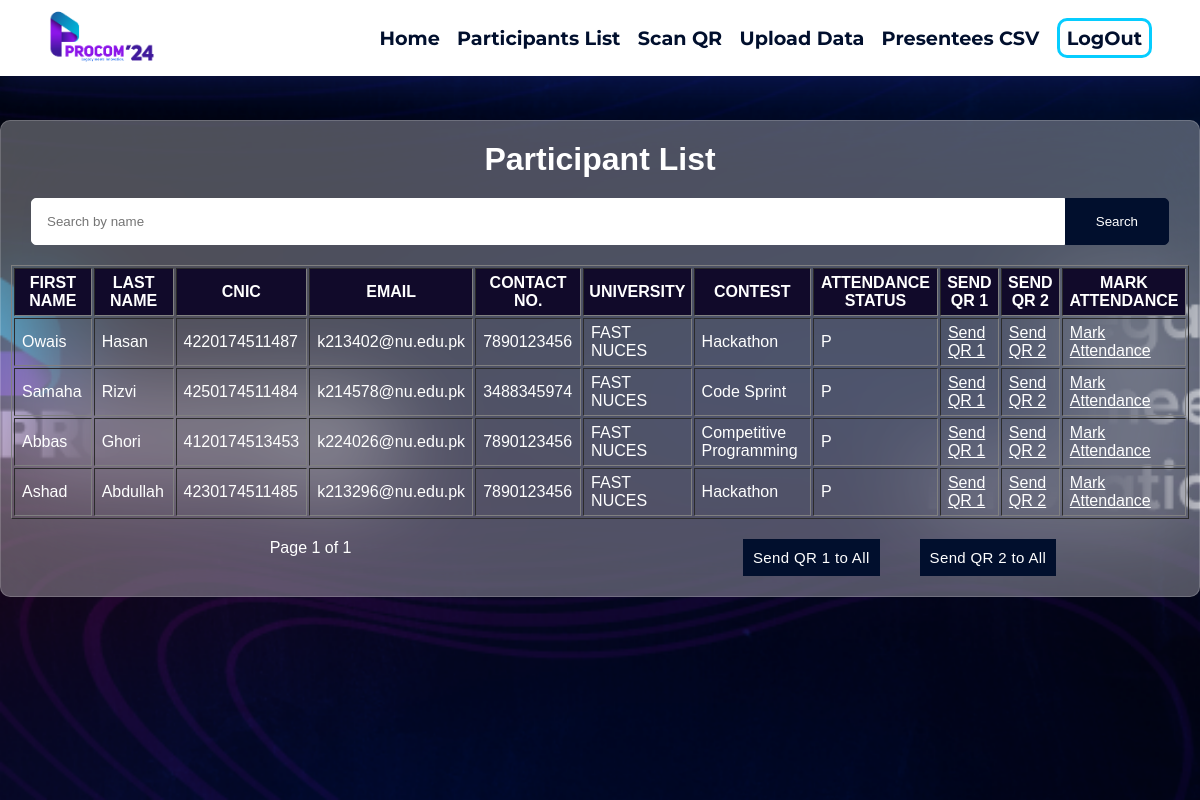
Page /participants/ (signed in) on the committed database.
### registration/models.py (models this page shows, shortened)
class Participants(models.Model):
    participantID = models.AutoField(primary_key=True)
    firstname = models.CharField(max_length=255)
    lastname = models.CharField(max_length=255)
    cnic = models.CharField(max_length=13, unique=True, default='')  # CNIC field added
    email = models.EmailField()
    phonenumber = models.CharField(max_length=20)
    universityname = models.CharField(max_length=255)
    contestname = models.CharField(max_length=255)
    attendanceStatus = models.CharField(max_length=255, default='A')

### registration/views.py (the view)
# urls.py: path('participants/', participant_list, name='participant_list'),
def participant_list(request):
    if 'user_id' in request.session:
        search_query = request.GET.get('search', '')
        page = request.GET.get('page', 1)
        print(request.user)
        if search_query:
            search_terms = search_query.split()
            first_name_q = Q()
            last_name_q = Q()
            for term in search_terms:
                first_name_q |= Q(firstname__icontains=term)
                last_name_q |= Q(lastname__icontains=term)
            participants = Participants.objects.filter(first_name_q | last_name_q)
        else:
            participants = Participants.objects.all()
        paginator = Paginator(participants, 10)  # Show 10 participants per page
        try:
            participants = paginator.page(page)
        except PageNotAnInteger:
            participants = paginator.page(1)
        except EmptyPage:
            participants = paginator.page(paginator.num_pages)
        context = {'participants': participants, 'search_query': search_query}
        return render(request, 'participant_list.html', context)
    else:
        return render(request, 'login.html')

### registration/templates/participant_list.html (shortened to what this page needs)
{% load static %}
<!DOCTYPE html>
<html lang="en">
  <head>
    <link
      href="https://unpkg.com/boxicons@2.1.4/css/boxicons.min.css"
      rel="stylesheet"
    />
    <link
      href="https://unpkg.com/boxicons@2.1.4/css/boxicons.min.css"
      rel="stylesheet"
    />
    <link rel="stylesheet" href="{% static 'nav.css' %}" />
    <link rel="stylesheet" href="{% static 'style.css' %}" />
  </head>
  <body>
    <div class="background-image"></div>
    <nav>
      <div class="logo">
        <a href="{% url 'home' %}">
          <img
            src="{% static 'PROCOM24_LOGO.png' %}"
            alt="logo"
            class="logo-image"
          />
        </a>
      </div>
      <div class="right-nav">
        <ul class="right-ul">
          <li>
            <a href="{% url 'home' %}" class="underline-animation">Home</a>
          </li>
          <li>
            <a href="{% url 'participant_list' %}" class="underline-animation"
              >Participants List</a
            >
          </li>
          <li>
            <a href="{% url 'scan_qr' %}" class="underline-animation"
              >Scan QR</a
            >
          </li>
          {% if request.session.user_id == 'admin' %}
          <li>
            <a href="{% url 'uploadPage' %}" class="underline-animation"
              >Upload Data</a
            >
          </li>
          <li>
        <a href="{% url 'generate_csv' %}" download="participants.csv" class="underline-animation">
            Presentees CSV
        </a>
        </li>
          {% endif %}
          <li><a href="{% url 'logout' %}" class="logout">LogOut</a></li>
        </ul>
      </div>
    </nav>
    <div class="outerdiv">
      <div class="innerdiv">
        <h1 class="mainhead">Participant List</h1>
        <form
          method="get"
          action="{% url 'participant_list' %}"
          class="search-form"
        >
          <input
            type="text"
            name="search"
            placeholder="Search by name"
            value="{{ search_query }}"
          />
          <button type="submit">Search</button>
        </form>
        <div class="table">
          <table border="1" class="datatable">
            <thead>
              <tr>
                <th class="tabheadings">First Name</th>
                <th class="tabheadings">Last Name</th>
                <th class="tabheadings">CNIC</th>
                <th class="tabheadings">Email</th>
                <th class="tabheadings">Contact NO.</th>
                <th class="tabheadings">University</th>
                <th class="tabheadings">Contest</th>
                <th class="tabheadings">Attendance Status</th>
                <th class="tabheadings">Send QR 1</th>
                <th class="tabheadings">Send QR 2</th>
                <th class="tabheadings">Mark Attendance</th>
              </tr>
            </thead>
            <tbody>
              {% for participant in participants|slice:":10" %}
              <tr>
                <td>{{ participant.firstname }}</td>
                <td>{{ participant.lastname }}</td>
                <td>{{ participant.cnic }}</td>
                <td>{{ participant.email }}</td>
                <td>{{ participant.phonenumber }}</td>
                <td>{{ participant.universityname }}</td>
                <td>{{ participant.contestname }}</td>
                <td>{{ participant.attendanceStatus }}</td>
                <td>
                  <a href="{% url 'send_qr' participant.participantID 1 %}"
                    >Send QR 1</a
                  >
                </td>
                <td>
                  <a href="{% url 'send_qr' participant.participantID 2 %}"
                    >Send QR 2</a
                  >
                </td>
                <td>
                  <a
                    href="{% url 'manual_attendance' participant.participantID %}"
                    >Mark Attendance</a
                  >
                </td>
              </tr>
              {% endfor %}
            </tbody>
          </table>
        </div>
        <div class="pagination">
          <span class="step-links">
              <span class="current">
                  Page {{ participants.number }} of {{ participants.paginator.num_pages }}
              </span>
          </span>
        {% if request.session.user_id == 'admin' %}
        <div class="submit_button">
          <form action="{% url 'send_qr_all' 1 %}" method="post" class="qrsub">
            <button type="submit" class="buttons">Send QR 1 to All</button>
          </form>
          <br />
          <br />
          <form action="{% url 'send_qr_all' 2 %}" method="post" class="qrsub">
            <button type="submit" class="buttons">Send QR 2 to All</button>
          </form>
        </div>
        {% endif %}
      </div>
    </div>
  </body>
</html>

### registration/templates/static/nav.css (style rules this page uses)
* { margin: 0; padding: 0; box-sizing: border-box; }
nav { position: fixed; top: 0; left: 0; width: 100%; z-index: 1000; background: white; box-shadow: 0 8px 32px 0 rgba(31, 38, 135, 0.37); border: 1px solid rgba(255, 255, 255, 0.18); display: flex; justify-content: space-between; margin: auto; flex-direction: row; padding: 0px 35px; }
.logo { cursor: pointer; padding: 5px; transition: all 0.5s ease; }
.logo-image { height: 60px; }
.right-ul { list-style-type: none; padding: 0; margin: 0; font-size: larger; }
.right-ul li { display: inline; margin-right: 12px; }
.right-ul .underline-animation { display: inline-block; position: relative; text-decoration: none; font-family: 'Montserrat', sans-serif; font-weight: 650; color: rgb(1, 15, 45); transition: transform 0.25s ease-out; }
.right-ul .underline-animation::after { content: ''; position: absolute; width: 100%; transform: scaleX(0); height: 3px; bottom: -4px; left: 0; background-color: #06CDFF; transform-origin: bottom right; transition: transform 0.4s ease-out; }
.right-nav { display: flex; align-items: center; gap: 30px; transition: all 0.5s ease; }
.logout { border: 3px solid #06CDFF; border-radius: 10px; padding: 5px 7px; text-decoration: none; font-family: 'Montserrat', sans-serif; font-weight: 650; color: rgb(1, 15, 45); transition: transform 0.25s ease-out; }

### registration/templates/static/style.css (style rules this page uses)
body { margin: 0; padding: 0; background-color: #333; font-family: Trebuchet MS, sans-serif; }
.background-image { position: fixed; top: 0; left: 0; width: 100%; height: 100%; background-image: url('background2.png'); background-size: cover; background-position: center; z-index: -1; }
.outerdiv { display: flex; justify-content: center; position: relative; z-index: 1; }
.innerdiv { z-index: 2; margin-top: 15vh; margin-bottom: 8vh; background: rgba( 255, 255, 255, 0.3); padding: 0px 10px; backdrop-filter: blur( 50px ); -webkit-backdrop-filter: blur( 50px ); border: 1px solid rgba( 255, 255, 255, 0.18 ); border-radius: 10px; overflow: auto; }
.mainhead { text-align: center; color: #fff; margin: 10px; margin-top: 20px; }
.datatable { color: #fff; }
.tabheadings { background-color: #110a2a; text-transform: uppercase; padding: 5px; }
a { color: #fff; }
.submit_button { display: flex; justify-content: center; align-items: center; width: 100%; }
.buttons { font-size: 15px; margin: 20px; padding: 10px; color: #fff; background-color: #010f2d; transition: transform 0.3s ease; font-family: Trebuchet MS, sans-serif; letter-spacing: 0.03vw; border: none; }
td { padding: 5px 7px; }
.pagination { display: flex; justify-content: center; }
.step-links { width: 100%; display: flex; justify-content: space-between; padding: 20px 20px; }
.current { color: #fff; }
.search-form { margin: 20px; display: flex; align-items: center; }
.search-form input[type="text"] { flex-grow: 1; padding: 15px; border: 1px solid #fff; border-radius: 5px 0 0 5px; font-family: Trebuchet MS, sans-serif; }
.search-form button { padding: 15px 30px; background-color: #010f2d; color: #fff; border: 1px solid #010f2d; border-radius: 0 5px 5px 0; cursor: pointer; font-family: Trebuchet MS, sans-serif; }

### rows in the picture
Participants: firstname "Owais", lastname "Hasan", cnic "4220174511487", email "k213402@nu.edu.pk", phonenumber "7890123456", universityname "FAST NUCES", contestname "Hackathon", attendanceStatus "P"
Participants: firstname "Samaha", lastname "Rizvi", cnic "4250174511484", email "k214578@nu.edu.pk", phonenumber "3488345974", universityname "FAST NUCES", contestname "Code Sprint", attendanceStatus "P"
Participants: firstname "Abbas", lastname "Ghori", cnic "4120174513453", email "k224026@nu.edu.pk", phonenumber "7890123456", universityname "FAST NUCES", contestname "Competitive Programming", attendanceStatus "P"
Participants: firstname "Ashad", lastname "Abdullah", cnic "4230174511485", email "k213296@nu.edu.pk", phonenumber "7890123456", universityname "FAST NUCES", contestname "Hackathon", attendanceStatus "P"

### other values in the picture
{{ participants.number }} "1"
{{ participants.paginator.num_pages }} "1"
